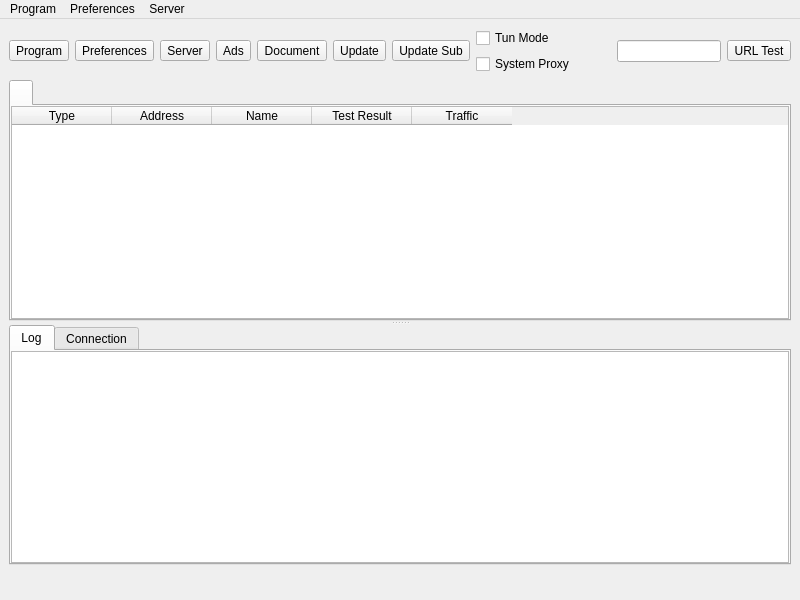
<?xml version="1.0" encoding="UTF-8"?>
<ui version="4.0">
 <class>MainWindow</class>
 <widget class="QMainWindow" name="MainWindow">
  <property name="geometry">
   <rect>
    <x>0</x>
    <y>0</y>
    <width>800</width>
    <height>600</height>
   </rect>
  </property>
  <property name="minimumSize">
   <size>
    <width>800</width>
    <height>600</height>
   </size>
  </property>
  <property name="windowTitle">
   <string notr="true">nya</string>
  </property>
  <widget class="QWidget" name="centralwidget">
   <layout class="QVBoxLayout" name="verticalLayout_3" stretch="0,0,0">
    <item>
     <layout class="QHBoxLayout" name="horizontalLayout_2">
      <item>
       <widget class="QToolButton" name="toolButton_program">
        <property name="text">
         <string>Program</string>
        </property>
        <property name="icon">
         <iconset theme="b-system-run">
          <normaloff>.</normaloff>.</iconset>
        </property>
        <property name="iconSize">
         <size>
          <width>24</width>
          <height>24</height>
         </size>
        </property>
        <property name="popupMode">
         <enum>QToolButton::InstantPopup</enum>
        </property>
        <property name="toolButtonStyle">
         <enum>Qt::ToolButtonTextUnderIcon</enum>
        </property>
       </widget>
      </item>
      <item>
       <widget class="QToolButton" name="toolButton_preferences">
        <property name="text">
         <string>Preferences</string>
        </property>
        <property name="icon">
         <iconset theme="b-preferences">
          <normaloff>.</normaloff>.</iconset>
        </property>
        <property name="iconSize">
         <size>
          <width>24</width>
          <height>24</height>
         </size>
        </property>
        <property name="popupMode">
         <enum>QToolButton::InstantPopup</enum>
        </property>
        <property name="toolButtonStyle">
         <enum>Qt::ToolButtonTextUnderIcon</enum>
        </property>
       </widget>
      </item>
      <item>
       <widget class="QToolButton" name="toolButton_server">
        <property name="text">
         <string>Server</string>
        </property>
        <property name="icon">
         <iconset theme="b-network-server">
          <normaloff>.</normaloff>.</iconset>
        </property>
        <property name="iconSize">
         <size>
          <width>24</width>
          <height>24</height>
         </size>
        </property>
        <property name="popupMode">
         <enum>QToolButton::InstantPopup</enum>
        </property>
        <property name="toolButtonStyle">
         <enum>Qt::ToolButtonTextUnderIcon</enum>
        </property>
       </widget>
      </item>
      <item>
       <widget class="QToolButton" name="toolButton_ads">
        <property name="text">
         <string>Ads</string>
        </property>
        <property name="icon">
         <iconset theme="b-internet-web-browser">
          <normaloff>.</normaloff>.</iconset>
        </property>
        <property name="iconSize">
         <size>
          <width>24</width>
          <height>24</height>
         </size>
        </property>
        <property name="popupMode">
         <enum>QToolButton::InstantPopup</enum>
        </property>
        <property name="toolButtonStyle">
         <enum>Qt::ToolButtonTextUnderIcon</enum>
        </property>
       </widget>
      </item>
      <item>
       <widget class="QToolButton" name="toolButton_document">
        <property name="text">
         <string>Document</string>
        </property>
        <property name="icon">
         <iconset theme="b-dialog-question">
          <normaloff>.</normaloff>.</iconset>
        </property>
        <property name="iconSize">
         <size>
          <width>24</width>
          <height>24</height>
         </size>
        </property>
        <property name="popupMode">
         <enum>QToolButton::InstantPopup</enum>
        </property>
        <property name="toolButtonStyle">
         <enum>Qt::ToolButtonTextUnderIcon</enum>
        </property>
       </widget>
      </item>
      <item>
       <widget class="QToolButton" name="toolButton_update">
        <property name="text">
         <string>Update</string>
        </property>
        <property name="icon">
         <iconset theme="b-system-software-update">
          <normaloff>.</normaloff>.</iconset>
        </property>
        <property name="iconSize">
         <size>
          <width>24</width>
          <height>24</height>
         </size>
        </property>
        <property name="popupMode">
         <enum>QToolButton::InstantPopup</enum>
        </property>
        <property name="toolButtonStyle">
         <enum>Qt::ToolButtonTextUnderIcon</enum>
        </property>
       </widget>
      </item>
      <item>
       <widget class="QToolButton" name="toolButton_update_sub">
        <property name="text">
         <string>Update Sub</string>
        </property>
        <property name="icon">
         <iconset theme="b-view-refresh">
          <normaloff>.</normaloff>.</iconset>
        </property>
        <property name="iconSize">
         <size>
          <width>24</width>
          <height>24</height>
         </size>
        </property>
        <property name="toolButtonStyle">
         <enum>Qt::ToolButtonTextUnderIcon</enum>
        </property>
       </widget>
      </item>
      <item>
       <layout class="QVBoxLayout" name="verticalLayout_4">
        <item>
         <widget class="QCheckBox" name="checkBox_VPN">
          <property name="sizePolicy">
           <sizepolicy hsizetype="Minimum" vsizetype="Minimum">
            <horstretch>0</horstretch>
            <verstretch>0</verstretch>
           </sizepolicy>
          </property>
          <property name="text">
           <string>Tun Mode</string>
          </property>
         </widget>
        </item>
        <item>
         <widget class="QCheckBox" name="checkBox_SystemProxy">
          <property name="text">
           <string>System Proxy</string>
          </property>
         </widget>
        </item>
       </layout>
      </item>
      <item>
       <spacer name="horizontalSpacer">
        <property name="orientation">
         <enum>Qt::Horizontal</enum>
        </property>
        <property name="sizeHint" stdset="0">
         <size>
          <width>40</width>
          <height>20</height>
         </size>
        </property>
       </spacer>
      </item>
      <item>
       <widget class="QLineEdit" name="search">
        <property name="clearButtonEnabled">
         <bool>true</bool>
        </property>
       </widget>
      </item>
      <item>
       <widget class="QToolButton" name="toolButton_url_test">
        <property name="text">
         <string>URL Test</string>
        </property>
        <property name="popupMode">
         <enum>QToolButton::InstantPopup</enum>
        </property>
        <property name="toolButtonStyle">
         <enum>Qt::ToolButtonTextUnderIcon</enum>
        </property>
       </widget>
      </item>
     </layout>
    </item>
    <item>
     <widget class="QSplitter" name="splitter">
      <property name="orientation">
       <enum>Qt::Vertical</enum>
      </property>
      <widget class="QTabWidget" name="tabWidget">
       <property name="currentIndex">
        <number>0</number>
       </property>
       <property name="movable">
        <bool>true</bool>
       </property>
       <widget class="QWidget" name="widget1">
        <attribute name="title">
         <string/>
        </attribute>
        <layout class="QGridLayout" name="gridLayout_2">
         <property name="leftMargin">
          <number>0</number>
         </property>
         <property name="topMargin">
          <number>0</number>
         </property>
         <property name="rightMargin">
          <number>0</number>
         </property>
         <property name="bottomMargin">
          <number>0</number>
         </property>
         <property name="spacing">
          <number>0</number>
         </property>
         <item row="0" column="0">
          <widget class="MyTableWidget" name="proxyListTable">
           <property name="contextMenuPolicy">
            <enum>Qt::CustomContextMenu</enum>
           </property>
           <property name="editTriggers">
            <set>QAbstractItemView::NoEditTriggers</set>
           </property>
           <property name="alternatingRowColors">
            <bool>true</bool>
           </property>
           <property name="selectionBehavior">
            <enum>QAbstractItemView::SelectRows</enum>
           </property>
           <property name="horizontalScrollMode">
            <enum>QAbstractItemView::ScrollPerPixel</enum>
           </property>
           <property name="wordWrap">
            <bool>false</bool>
           </property>
           <attribute name="horizontalHeaderMinimumSectionSize">
            <number>16</number>
           </attribute>
           <attribute name="horizontalHeaderHighlightSections">
            <bool>false</bool>
           </attribute>
           <attribute name="horizontalHeaderShowSortIndicator" stdset="0">
            <bool>false</bool>
           </attribute>
           <attribute name="verticalHeaderDefaultSectionSize">
            <number>30</number>
           </attribute>
           <column>
            <property name="text">
             <string>Type</string>
            </property>
           </column>
           <column>
            <property name="text">
             <string>Address</string>
            </property>
           </column>
           <column>
            <property name="text">
             <string>Name</string>
            </property>
           </column>
           <column>
            <property name="text">
             <string>Test Result</string>
            </property>
           </column>
           <column>
            <property name="text">
             <string>Traffic</string>
            </property>
           </column>
          </widget>
         </item>
        </layout>
       </widget>
      </widget>
      <widget class="QWidget" name="aaaaaaaaaaaaaaaaaa">
       <layout class="QVBoxLayout" name="aaaaaaaaaaaa" stretch="0">
        <item>
         <widget class="QTabWidget" name="down_tab">
          <property name="currentIndex">
           <number>0</number>
          </property>
          <widget class="QWidget" name="tab">
           <attribute name="title">
            <string>Log</string>
           </attribute>
           <layout class="QVBoxLayout" name="verticalLayout">
            <property name="spacing">
             <number>0</number>
            </property>
            <property name="leftMargin">
             <number>0</number>
            </property>
            <property name="topMargin">
             <number>0</number>
            </property>
            <property name="rightMargin">
             <number>0</number>
            </property>
            <property name="bottomMargin">
             <number>0</number>
            </property>
            <item>
             <widget class="QTextBrowser" name="masterLogBrowser">
              <property name="contextMenuPolicy">
               <enum>Qt::CustomContextMenu</enum>
              </property>
              <property name="openLinks">
               <bool>false</bool>
              </property>
             </widget>
            </item>
           </layout>
          </widget>
          <widget class="QWidget" name="tab_2">
           <attribute name="title">
            <string>Connection</string>
           </attribute>
           <layout class="QVBoxLayout" name="verticalLayout_2">
            <property name="spacing">
             <number>0</number>
            </property>
            <property name="leftMargin">
             <number>0</number>
            </property>
            <property name="topMargin">
             <number>0</number>
            </property>
            <property name="rightMargin">
             <number>0</number>
            </property>
            <property name="bottomMargin">
             <number>0</number>
            </property>
            <item>
             <widget class="QTableWidget" name="tableWidget_conn">
              <property name="contextMenuPolicy">
               <enum>Qt::CustomContextMenu</enum>
              </property>
              <property name="editTriggers">
               <set>QAbstractItemView::NoEditTriggers</set>
              </property>
              <property name="selectionBehavior">
               <enum>QAbstractItemView::SelectRows</enum>
              </property>
              <property name="verticalScrollMode">
               <enum>QAbstractItemView::ScrollPerPixel</enum>
              </property>
              <property name="horizontalScrollMode">
               <enum>QAbstractItemView::ScrollPerPixel</enum>
              </property>
              <attribute name="horizontalHeaderHighlightSections">
               <bool>false</bool>
              </attribute>
              <column>
               <property name="text">
                <string>Status</string>
               </property>
              </column>
              <column>
               <property name="text">
                <string>Outbound</string>
               </property>
              </column>
              <column>
               <property name="text">
                <string>Destination</string>
               </property>
              </column>
             </widget>
            </item>
           </layout>
          </widget>
         </widget>
        </item>
       </layout>
      </widget>
     </widget>
    </item>
    <item>
     <layout class="QHBoxLayout" name="horizontalLayout">
      <item>
       <widget class="QLabel" name="label_running">
        <property name="text">
         <string/>
        </property>
       </widget>
      </item>
      <item>
       <spacer name="horizontalSpacer_2">
        <property name="orientation">
         <enum>Qt::Horizontal</enum>
        </property>
        <property name="sizeType">
         <enum>QSizePolicy::Maximum</enum>
        </property>
        <property name="sizeHint" stdset="0">
         <size>
          <width>0</width>
          <height>20</height>
         </size>
        </property>
       </spacer>
      </item>
      <item>
       <widget class="QLabel" name="label_inbound">
        <property name="text">
         <string/>
        </property>
       </widget>
      </item>
      <item>
       <widget class="QLabel" name="label_speed">
        <property name="text">
         <string/>
        </property>
       </widget>
      </item>
     </layout>
    </item>
   </layout>
  </widget>
  <widget class="QMenuBar" name="menubar">
   <property name="geometry">
    <rect>
     <x>0</x>
     <y>0</y>
     <width>800</width>
     <height>32</height>
    </rect>
   </property>
   <widget class="QMenu" name="menu_program">
    <property name="title">
     <string>Program</string>
    </property>
    <widget class="QMenu" name="menu_spmode">
     <property name="title">
      <string>System Proxy</string>
     </property>
     <addaction name="menu_spmode_system_proxy"/>
     <addaction name="menu_spmode_vpn"/>
     <addaction name="menu_spmode_disabled"/>
    </widget>
    <widget class="QMenu" name="menu_program_preference">
     <property name="title">
      <string>Preferences</string>
     </property>
     <addaction name="actionfake"/>
    </widget>
    <widget class="QMenu" name="menuActive_Server">
     <property name="title">
      <string>Active Server</string>
     </property>
     <addaction name="actionfake_2"/>
    </widget>
    <widget class="QMenu" name="menuActive_Routing">
     <property name="title">
      <string>Active Routing</string>
     </property>
     <addaction name="actionfake_3"/>
    </widget>
    <addaction name="actionShow_window"/>
    <addaction name="menu_add_from_clipboard2"/>
    <addaction name="menu_scan_qr"/>
    <addaction name="separator"/>
    <addaction name="actionStart_with_system"/>
    <addaction name="actionRemember_last_proxy"/>
    <addaction name="actionAllow_LAN"/>
    <addaction name="menuActive_Server"/>
    <addaction name="menuActive_Routing"/>
    <addaction name="menu_spmode"/>
    <addaction name="menu_program_preference"/>
    <addaction name="separator"/>
    <addaction name="actionRestart_Proxy"/>
    <addaction name="actionRestart_Program"/>
    <addaction name="menu_exit"/>
   </widget>
   <widget class="QMenu" name="menu_preferences">
    <property name="title">
     <string>Preferences</string>
    </property>
    <addaction name="menu_manage_groups"/>
    <addaction name="menu_basic_settings"/>
    <addaction name="menu_routing_settings"/>
    <addaction name="menu_vpn_settings"/>
    <addaction name="menu_hotkey_settings"/>
    <addaction name="menu_open_config_folder"/>
   </widget>
   <widget class="QMenu" name="menu_server">
    <property name="title">
     <string>Server</string>
    </property>
    <widget class="QMenu" name="menu_share_item">
     <property name="title">
      <string>Share</string>
     </property>
     <addaction name="menu_qr"/>
     <addaction name="menu_export_config"/>
     <addaction name="separator"/>
     <addaction name="menu_copy_links"/>
     <addaction name="menu_copy_links_nkr"/>
    </widget>
    <widget class="QMenu" name="menuCurrent_Group">
     <property name="title">
      <string>Current Group</string>
     </property>
     <addaction name="actionfake_5"/>
     <addaction name="menu_tcp_ping"/>
     <addaction name="menu_url_test"/>
     <addaction name="menu_full_test"/>
     <addaction name="menu_stop_testing"/>
     <addaction name="menu_clear_test_result"/>
     <addaction name="menu_resolve_domain"/>
     <addaction name="separator"/>
     <addaction name="menu_remove_unavailable"/>
     <addaction name="menu_delete_repeat"/>
     <addaction name="separator"/>
     <addaction name="menu_update_subscription"/>
    </widget>
    <widget class="QMenu" name="menuCurrent_Select">
     <property name="title">
      <string>Current Select</string>
     </property>
     <addaction name="actionfake_4"/>
    </widget>
    <addaction name="menu_add_from_input"/>
    <addaction name="menu_add_from_clipboard"/>
    <addaction name="separator"/>
    <addaction name="menu_start"/>
    <addaction name="menu_stop"/>
    <addaction name="separator"/>
    <addaction name="menu_select_all"/>
    <addaction name="menu_move"/>
    <addaction name="menu_clone"/>
    <addaction name="menu_reset_traffic"/>
    <addaction name="menu_delete"/>
    <addaction name="separator"/>
    <addaction name="menu_share_item"/>
    <addaction name="separator"/>
    <addaction name="menuCurrent_Select"/>
    <addaction name="menuCurrent_Group"/>
    <addaction name="separator"/>
    <addaction name="menu_profile_debug_info"/>
    <addaction name="separator"/>
   </widget>
   <addaction name="menu_program"/>
   <addaction name="menu_preferences"/>
   <addaction name="menu_server"/>
  </widget>
  <action name="menu_exit">
   <property name="text">
    <string>Exit</string>
   </property>
  </action>
  <action name="actionShow_window">
   <property name="text">
    <string>Show Window</string>
   </property>
  </action>
  <action name="menu_basic_settings">
   <property name="text">
    <string>Basic Settings</string>
   </property>
  </action>
  <action name="menu_add_from_input">
   <property name="text">
    <string>New profile</string>
   </property>
  </action>
  <action name="menu_manage_groups">
   <property name="text">
    <string>Groups</string>
   </property>
  </action>
  <action name="menu_start">
   <property name="text">
    <string>Start</string>
   </property>
   <property name="shortcut">
    <string notr="true">Return</string>
   </property>
  </action>
  <action name="menu_stop">
   <property name="text">
    <string>Stop</string>
   </property>
   <property name="shortcut">
    <string notr="true">Ctrl+S</string>
   </property>
  </action>
  <action name="menu_routing_settings">
   <property name="text">
    <string>Routing Settings</string>
   </property>
  </action>
  <action name="menu_add_from_clipboard">
   <property name="text">
    <string>Add profile from clipboard</string>
   </property>
   <property name="shortcut">
    <string notr="true">Ctrl+V</string>
   </property>
  </action>
  <action name="menu_delete">
   <property name="text">
    <string>Delete</string>
   </property>
   <property name="shortcut">
    <string notr="true">Del</string>
   </property>
  </action>
  <action name="menu_add_from_clipboard2">
   <property name="text">
    <string>Add profile from clipboard</string>
   </property>
  </action>
  <action name="menu_profile_debug_info">
   <property name="text">
    <string>Debug Info</string>
   </property>
  </action>
  <action name="menu_qr">
   <property name="text">
    <string>QR Code and link</string>
   </property>
   <property name="shortcut">
    <string notr="true">Ctrl+Q</string>
   </property>
  </action>
  <action name="menu_copy_link">
   <property name="text">
    <string>Copy Link</string>
   </property>
  </action>
  <action name="menu_tcp_ping">
   <property name="text">
    <string notr="true">Tcp Ping</string>
   </property>
   <property name="shortcut">
    <string notr="true">Ctrl+Alt+T</string>
   </property>
  </action>
  <action name="menu_url_test">
   <property name="text">
    <string notr="true">Url Test</string>
   </property>
   <property name="shortcut">
    <string notr="true">Ctrl+Alt+U</string>
   </property>
  </action>
  <action name="menu_clear_test_result">
   <property name="text">
    <string>Clear Test Result</string>
   </property>
   <property name="shortcut">
    <string notr="true">Ctrl+Alt+C</string>
   </property>
  </action>
  <action name="menu_export_config">
   <property name="text">
    <string>Export %1 config</string>
   </property>
   <property name="shortcut">
    <string notr="true">Ctrl+E</string>
   </property>
  </action>
  <action name="menu_reset_traffic">
   <property name="text">
    <string>Reset Traffic</string>
   </property>
   <property name="shortcut">
    <string notr="true">Ctrl+R</string>
   </property>
  </action>
  <action name="menu_scan_qr">
   <property name="text">
    <string>Scan QR Code</string>
   </property>
  </action>
  <action name="menu_spmode_system_proxy">
   <property name="checkable">
    <bool>true</bool>
   </property>
   <property name="text">
    <string>Enable System Proxy</string>
   </property>
  </action>
  <action name="menu_spmode_disabled">
   <property name="checkable">
    <bool>true</bool>
   </property>
   <property name="text">
    <string>Disable</string>
   </property>
  </action>
  <action name="menu_delete_repeat">
   <property name="text">
    <string>Remove Duplicates</string>
   </property>
   <property name="shortcut">
    <string notr="true">Ctrl+Alt+D</string>
   </property>
  </action>
  <action name="actionfake">
   <property name="text">
    <string>fake</string>
   </property>
   <property name="visible">
    <bool>false</bool>
   </property>
  </action>
  <action name="menu_move">
   <property name="text">
    <string>Move</string>
   </property>
   <property name="shortcut">
    <string notr="true">Ctrl+M</string>
   </property>
  </action>
  <action name="actionStart_with_system">
   <property name="checkable">
    <bool>true</bool>
   </property>
   <property name="text">
    <string>Start with system</string>
   </property>
  </action>
  <action name="actionRemember_last_proxy">
   <property name="checkable">
    <bool>true</bool>
   </property>
   <property name="text">
    <string>Remember last profile</string>
   </property>
  </action>
  <action name="actionAllow_LAN">
   <property name="checkable">
    <bool>true</bool>
   </property>
   <property name="text">
    <string>Allow other devices to connect</string>
   </property>
  </action>
  <action name="menu_remove_unavailable">
   <property name="text">
    <string>Remove Unavailable</string>
   </property>
   <property name="shortcut">
    <string notr="true">Ctrl+Alt+R</string>
   </property>
  </action>
  <action name="menu_full_test">
   <property name="text">
    <string>Full Test</string>
   </property>
   <property name="shortcut">
    <string notr="true">Ctrl+Alt+F</string>
   </property>
  </action>
  <action name="menu_hotkey_settings">
   <property name="text">
    <string>Hotkey Settings</string>
   </property>
  </action>
  <action name="menu_select_all">
   <property name="text">
    <string>Select All</string>
   </property>
   <property name="shortcut">
    <string notr="true">Ctrl+A</string>
   </property>
  </action>
  <action name="menu_copy_links_nkr">
   <property name="text">
    <string>Copy links of selected (Neko Links)</string>
   </property>
   <property name="shortcut">
    <string notr="true">Ctrl+N</string>
   </property>
  </action>
  <action name="actionfake_2">
   <property name="text">
    <string>fake</string>
   </property>
   <property name="visible">
    <bool>false</bool>
   </property>
  </action>
  <action name="actionfake_3">
   <property name="text">
    <string>fake</string>
   </property>
   <property name="visible">
    <bool>false</bool>
   </property>
  </action>
  <action name="menu_copy_links">
   <property name="text">
    <string>Copy links of selected</string>
   </property>
   <property name="shortcut">
    <string notr="true">Ctrl+C</string>
   </property>
  </action>
  <action name="menu_spmode_vpn">
   <property name="checkable">
    <bool>true</bool>
   </property>
   <property name="text">
    <string>Enable Tun</string>
   </property>
  </action>
  <action name="menu_clone">
   <property name="text">
    <string>Clone</string>
   </property>
   <property name="shortcut">
    <string notr="true">Ctrl+D</string>
   </property>
  </action>
  <action name="menu_update_subscription">
   <property name="text">
    <string>Update subscription</string>
   </property>
   <property name="shortcut">
    <string notr="true">Ctrl+U</string>
   </property>
  </action>
  <action name="menu_resolve_domain">
   <property name="text">
    <string>Resolve domain</string>
   </property>
   <property name="shortcut">
    <string notr="true">Ctrl+Alt+I</string>
   </property>
  </action>
  <action name="menu_vpn_settings">
   <property name="text">
    <string>Tun Settings</string>
   </property>
  </action>
  <action name="actionRestart_Program">
   <property name="text">
    <string>Restart Program</string>
   </property>
  </action>
  <action name="menu_open_config_folder">
   <property name="text">
    <string>Open Config Folder</string>
   </property>
  </action>
  <action name="actionfake_4">
   <property name="text">
    <string notr="true">fake</string>
   </property>
   <property name="visible">
    <bool>false</bool>
   </property>
  </action>
  <action name="actionfake_5">
   <property name="text">
    <string notr="true">fake</string>
   </property>
   <property name="visible">
    <bool>false</bool>
   </property>
  </action>
  <action name="actionRestart_Proxy">
   <property name="text">
    <string>Restart Proxy</string>
   </property>
  </action>
  <action name="menu_stop_testing">
   <property name="text">
    <string>Stop Testing</string>
   </property>
   <property name="shortcut">
    <string notr="true">Ctrl+Alt+S</string>
   </property>
  </action>
 </widget>
 <customwidgets>
  <customwidget>
   <class>MyTableWidget</class>
   <extends>QTableWidget</extends>
   <header>ui/widget/MyTableWidget.h</header>
  </customwidget>
 </customwidgets>
 <resources/>
 <connections/>
</ui>
